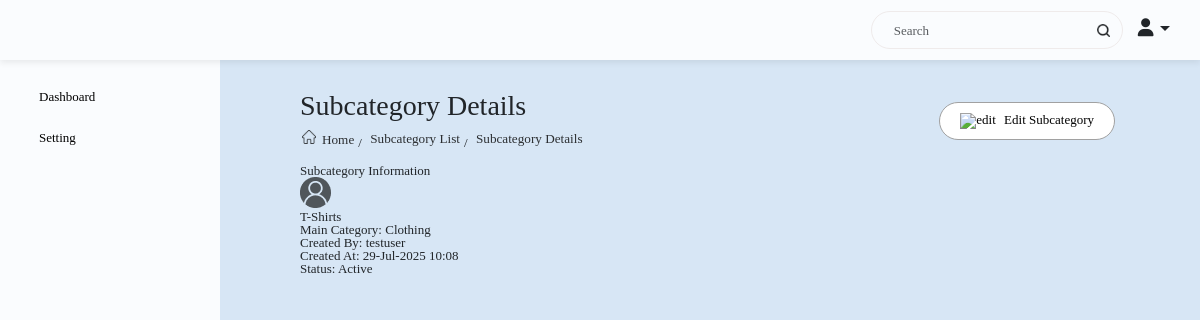
Screenshot of /backend/product-subcategory/2/ (signed in) with the database file from the repository.
### ecom_app/models.py (models this page shows, shortened)
class ProductSubCategory(models.Model):
    main_category = models.ForeignKey(
        ProductMainCategory, on_delete=models.CASCADE, related_name="sub_category"
    )
    sub_cat_name = models.CharField(max_length=100, unique=True)
    sub_cat_slug = models.SlugField(max_length=100, unique=True, blank=True)
    sub_cat_image = models.ImageField(
        upload_to="ecommerce/sub_category_images/", blank=True, null=True
    )
    sub_cat_image_url = models.URLField(max_length=500, blank=True, null=True,
                                       help_text="Optional. You can provide a URL to an image instead of uploading a file.")
    sub_cat_ordering = models.IntegerField(default=0)
    created_by = models.ForeignKey(
        User, on_delete=models.CASCADE, related_name="sub_category_created_by"
    )
    updated_by = models.ForeignKey(
        User,
        on_delete=models.CASCADE,
        related_name="sub_category_updated_by",
        blank=True,
        null=True,
    )
    created_at = models.DateTimeField(auto_now_add=True)
    updated_at = models.DateTimeField(auto_now_add=False, blank=True, null=True)
    is_active = models.BooleanField(default=True)
    class Meta:
        db_table = "sub_product_category"
        verbose_name_plural = "Sub Product Categories"
    @property
    def get_image_url(self):
        if self.sub_cat_image and hasattr(self.sub_cat_image, 'url'):
            return self.sub_cat_image.url
        elif self.sub_cat_image_url:
            return self.sub_cat_image_url
        return None
        ordering = ["-is_active", "sub_cat_ordering"]

class ProductMainCategory(models.Model):
    main_cat_name = models.CharField(max_length=100, unique=True)
    cat_slug = models.SlugField(max_length=100, unique=True, blank=True)
    cat_image = models.ImageField(
        upload_to="ecommerce/category_images/", blank=True, null=True
    )
    cat_image_url = models.URLField(max_length=500, blank=True, null=True,
                                  help_text="Optional. You can provide a URL to an image instead of uploading a file.")
    description = models.TextField(blank=True, null=True)
    cat_ordering = models.IntegerField(default=0)
    created_by = models.ForeignKey(
        User, on_delete=models.CASCADE, related_name="category_created_by"
    )
    updated_by = models.ForeignKey(
        User,
        on_delete=models.CASCADE,
        related_name="category_updated_by",
        blank=True,
        null=True,
    )
    created_at = models.DateTimeField(auto_now_add=True)
    updated_at = models.DateTimeField(auto_now_add=False, blank=True, null=True)
    is_active = models.BooleanField(default=True)
    class Meta:
        db_table = "product_category"
        verbose_name_plural = "Product Categories"
        ordering = ["-is_active", "cat_ordering"]

### ecom_app/views.py (the view)
    @login_required
    def wrapper(request, *args, **kwargs):
        if not request.user.is_staff:
            return redirect('dashboard_login')
        return view_func(request, *args, **kwargs)

### ecom_app/common_func.py (called while the page is built)
def checkUserPermission(request, access_type, menu_url):
    try:
        user_permissions = {
            "can_view": "can_view",
            "can_add": "can_add",
            "can_update": "can_update",
            "can_delete": "can_delete",
        }
        if request.user.is_superuser: return True
        check_user_permission = UserPermission.objects.filter(
            user_id=request.user.id, is_active=True, **{user_permissions[access_type]: True}, menu__menu_url=menu_url,
        )
        if check_user_permission: return True
        else: return False
    except:
        return False

### ecom_app/context_processors.py (called while the page is built)
def menu_items(request):
    menu_list             = UserPermission.objects.filter(user_id=request.user.id, menu__is_main_menu=True, can_view=True, menu__parent_id=0, menu__is_active=True, menu__deleted=False, is_active=True).select_related('menu','user')
    search_menu_list      = UserPermission.objects.filter(user_id=request.user.id, can_view=True, menu__is_active=True, menu__deleted=False, is_active=True).select_related('menu','user')
    return {'main_menu_list':  menu_list, 'search_menu_list': search_menu_list}

def get_cart_item(request):
    cart_items = []
    amount_summary = {
        'sub_total_amount': 0,
        'total_vat': 0,
        'total_discount': 0,
        'grand_total': 0,
    }
    if request.user.is_authenticated:
        try:
            customer = Customer.objects.filter(user=request.user).first()
            if customer:
                cart_items = OrderCart.objects.filter(customer=customer, is_active=True, is_order=False)
        except (OrderCart.DoesNotExist, Customer.DoesNotExist):
            cart_items = []
    amount_summary = cart_amount_summary(request)
    return {'cart_item_count': len(cart_items), 'cart_items': cart_items, 'amount_summary': amount_summary}

### ecom_app/views.py (called while the page is built)
def staff_required(view_func):
    @login_required
    def wrapper(request, *args, **kwargs):
        if not request.user.is_staff:
            return redirect('dashboard_login')
        return view_func(request, *args, **kwargs)
    return wrapper

@staff_required
def product_subcategory_details(request, pk):
    if not checkUserPermission(request, "can_view", "backend/product-sub-category-list/"):
        return render(request, "403.html")
    subcategory = get_object_or_404(ProductSubCategory, pk=pk)
    context = {
        'subcategory': subcategory
    }
    return render(request, "product/product_subcategory_details.html", context)

### ecom_app/templates/product/product_subcategory_details.html (shortened to what this page needs)
{% extends 'base.html' %}
{% block content %}
<section class="customer-list-section">
    <div class="container">
        <div class="content">
            <div class="title-box">
                <div class="page-title">
                    <h3>Subcategory Details</h3>
                </div>
                <div class="breadcrumbs">
                    <ul class="breadcrumbs-list">
                        <li><a href="{% url 'dashboard' %}"><span><img src="/static/images/icons/Home.svg" alt="home"></span>Home</a></li>
                        <li><a href="{% url 'product_subcategory_list' %}">Subcategory List</a></li>
                        <li><a href="#">Subcategory Details</a></li>
                    </ul>
                </div>
                <div class="top-button">
                    <div class="button-box">
                        <a class="button primary-button" href="{% url 'edit_product_subcategory' subcategory.id %}">
                            <span><img src="/static/images/icons/edit.svg" alt="edit"></span>
                            Edit Subcategory
                        </a>
                    </div>
                </div>
            </div>
            <div class="details-content">
                <div class="details-box">
                    <div class="details-title">
                        <h4>Subcategory Information</h4>
                    </div>
                    <div class="details-inner-content">
                        <div class="left-section">
                            <div class="profile-image">
                                {% if subcategory.get_image_url %}
                                <img src="{{ subcategory.get_image_url }}" alt="{{ subcategory.sub_cat_name }}">
                                {% else %}
                                <img src="/static/images/icons/user-default.png" alt="Default Image">
                                {% endif %}
                            </div>
                            <div class="profile-info">
                                <h4>{{ subcategory.sub_cat_name }}</h4>
                                <p>Main Category: {{ subcategory.main_category.main_cat_name }}</p>
                                <p>Created By: {{ subcategory.created_by }}</p>
                                <p>Created At: {{ subcategory.created_at|date:"d-M-Y H:i" }}</p>
                                <p>Status: {% if subcategory.is_active %}Active{% else %}Inactive{% endif %}</p>
                            </div>
                        </div>
                    </div>
                </div>
            </div>
        </div>
    </div>
</section>
{% endblock %}

### static/css/ecommerce.css (style rules this page uses)
body,html { scroll-behavior: smooth; background-color: #D7E6F5; }
html, body, div, span, applet, object, iframe, h1, h2, h3, h4, h5, h6, p, blockquote, pre, a, abbr, acronym, address, big, cite, code, del, dfn, em, img, ins, kbd, q, s, samp, small, strike, strong, sub, sup, tt, var, b, u, i, center, dl, dt, dd, ol, ul, li, fieldset, form, label, legend, table, caption, tbody, tfoot, thead, tr, th, td, article, aside, canvas, details, embed, figure, figcaption, footer, header, hgroup, menu, nav, output, ruby, section, summary, time, mark, audio, video { margin: 0; padding: 0; border: 0; font-size: 100%; font: inherit; vertical-align: baseline; }
article, aside, details, figcaption, figure, footer, header, hgroup, menu, nav, section { display: block; }
body { line-height: 1; }
ol, ul { list-style: none; }
body { font-family: 'MontserratRegular'; font-size: 13px; }
.content { padding: 30px; }
.page-title h3 { font-size: 28px; font-family: 'MontserratSemiBold'; margin-bottom: 5px; }
.breadcrumbs { margin-bottom: 15px; margin-top: 10px; }
.breadcrumbs ul { display: flex; justify-content: flex-start; }
.breadcrumbs-list li { position: relative; margin-right: 14px; }
.breadcrumbs-list a { font-family: 'MontserratRegular'; line-height: 2.14em; color: #000000; text-decoration: none; }
.breadcrumbs-list li + li:before { content: '/'; display: block; position: absolute; top: 50%; transform: translateY(-50%); left: -10px; font-size: inherit; color: inherit; margin-top: 2px; }
.breadcrumbs-list li:last-child { margin-right: 0px; }
.breadcrumbs-list img { margin-right: 6px; }
.title-box { position: relative; }
.primary-button { padding: 10px 20px; border: 0; text-decoration: none; background-color: #FFFFFF; display: flex; border-radius: 24px; color: #000000; }
.top-button { position: absolute; right: 0; top: 10px; }
.button-box img { margin-right: 5px; }
.button { border: 1px solid #A1A1A1; padding: 10px 20px; border-radius: 24px; margin: 0 5px; cursor: pointer; text-decoration: none; display: inline-block; }
.breadcrumbs ul { display: flex; list-style: none; margin: 0; padding: 0; }
.breadcrumbs ul li a { margin-left: 2px; font-size: 13.2px; font-family: 'MontserratRegular'; color: #000000; opacity: .8; text-decoration: none; line-height: 18px; }
.breadcrumbs ul li a::after { content: "/"; padding: 0 2px; display: none; }
.breadcrumbs ul li:last-child a::after { content: ""; }
.container { padding: 0; max-width: calc(100% - 60px); }

### rows the page displays
ProductSubCategory: sub_cat_name "T-Shirts", main_category.main_cat_name "Clothing", created_by "testuser", created_at "29-Jul-2025 10:08"
